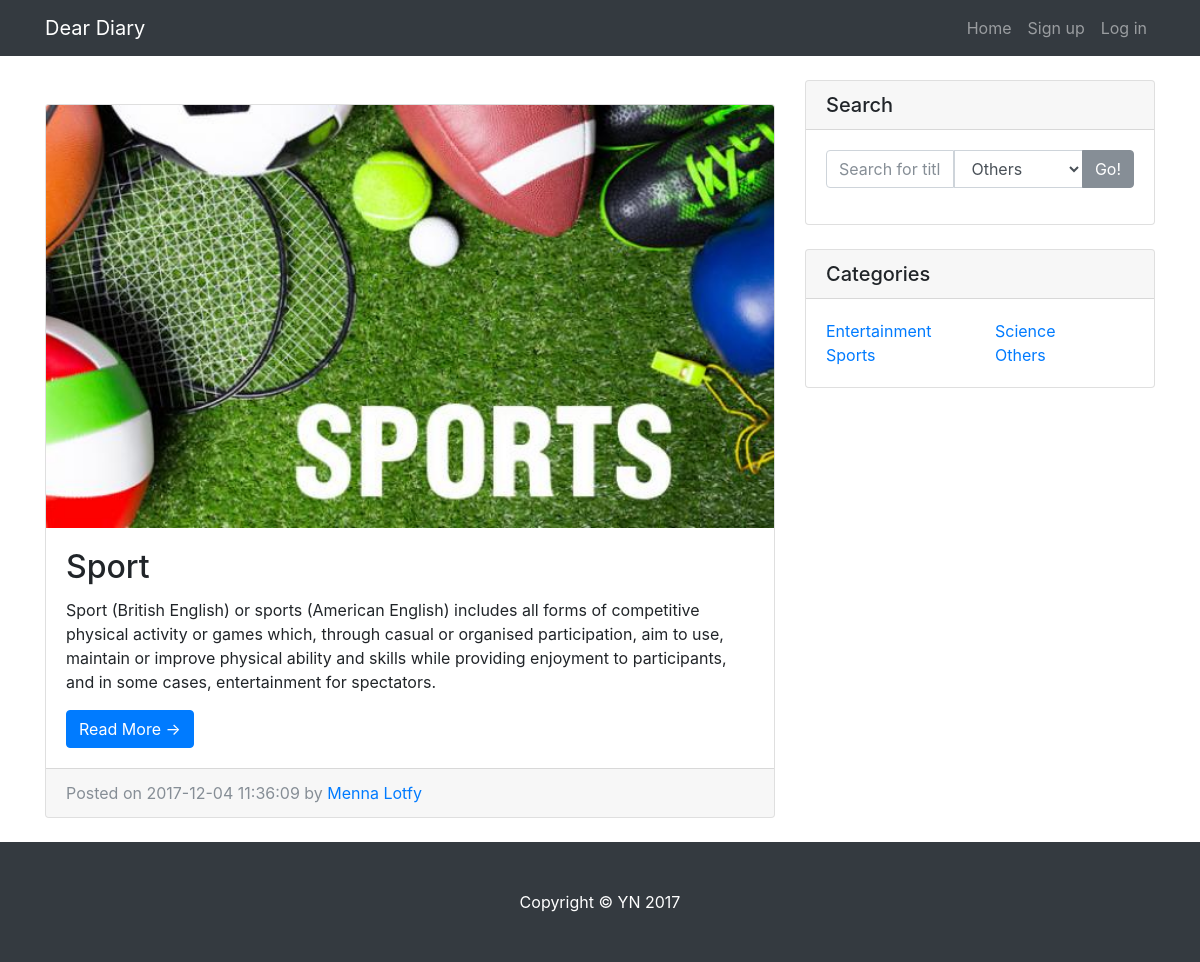
/blog/sports.php, run on the app's committed database.
### tables this page shows
CREATE TABLE `post` (
  `ID` int(11) NOT NULL,
  `Title` varchar(255) NOT NULL,
  `Date_Time` datetime NOT NULL,
  `Image` varchar(255) DEFAULT NULL,
  `Post` text,
  `Category` varchar(50) NOT NULL,
  `Total_Rates` int(11) DEFAULT NULL,
  `Raters_Number` int(11) DEFAULT NULL,
  `User_ID` int(11) NOT NULL
);

CREATE TABLE `user` (
  `ID` int(11) NOT NULL,
  `Fname` varchar(50) NOT NULL,
  `Lname` varchar(50) DEFAULT NULL,
  `Password` varchar(100) NOT NULL,
  `Email` varchar(100) NOT NULL
);

### blog/assets/classes/post.php (called while the page is built, shortened)
<?php
class post
{
 private $connection;
    function __construct ($c){
        $this->connection=$c;
    }
    public function getSportsPosts(){
        $query = " SELECT * FROM post ".
            "WHERE Category= 'sports'";
        $result = mysqli_query($this->connection , $query);
        if(!$result){
          return -1;
        }
        else{
            return $result;
        }
    }
}
?>

### blog/assets/classes/user.php (called while the page is built, shortened)
<?php
class user
{
 private $connection;
    function __construct ($c){
        $this->connection=$c;
    }
    public function getUserInfo($id){
        $query="select * from user where ID= '{$id}' ";
        $result=mysqli_query($this->connection , $query);
        if(!$result){
            return -1;
        }
        else{
            return $result;
        }
    }
}

### blog/sports.php (the view, shortened to what this page needs)
<?php
require_once ("assets/layouts/header.php");
require_once("assets/db_connection.php");
require_once ("assets/classes/post.php");
require_once ("assets/classes/user.php");
$post=new post($connection);
$result=$post->getSportsPosts();
$user=new user($connection);
?>
    <div class="container">
      <div class="row">
        <div class="col-md-8">
          <br><br>
         <?php
            if($result == false) {
                trigger_error("Query result returns -1");
            }else{
            while ($data=mysqli_fetch_assoc($result)){
        ?>
          <div class="card mb-4">
            <img class="card-img-top" src="<?php echo $data["Image"]; ?>" alt="Card image cap">
            <div class="card-body">
              <h2 class="card-title"><?php echo ucfirst($data["Title"]); ?></h2>
              <p class="card-text"><?php echo $data["Post"]; ?></p>
               <?php $link = "post.php?id=";?>
              <a href="<?php echo $link.$data["ID"]; ?>" class="btn btn-primary">Read More &rarr;</a>
            </div>
            <div class="card-footer text-muted">
              Posted on <?php echo $data["Date_Time"]; ?> by
              <?php
                $userlink = "profile.php?user=";
                $result2=$user->getUserInfo($data["User_ID"]);
                if($result2 == false) {
                    trigger_error("Query result2 returns -1");
                } else{
                    $data2=mysqli_fetch_assoc($result2); }
                ?>
             <a href="<?php echo $userlink.$data["User_ID"]; ?>" style="text-transform: capitalize;"><?php
                if(!isset($_SESSION["id"])){
                    echo $data2["Fname"]." ".$data2["Lname"];
                }else{
                    if($_SESSION["id"] == $data["User_ID"]){
                        echo "Me";
                    }else{
                        echo $data2["Fname"]." ".$data2["Lname"];
                    }
                }
                  ?></a>
            </div>
          </div>
          <?php } } ?>
        </div>
        <div class="col-md-4">
          <?php
             require_once("assets/layouts/search.php");
            require_once("assets/layouts/categories.php");
         ?>
        </div>
      </div>
    </div>
<?php
require_once("assets/layouts/footer.php");
?>

### blog/css/blog-home.css (style rules this page uses)
body { padding-top: 54px; }
@media (min-width: 992px) { body { padding-top: 56px; } }

### data on the page
post: Image (picture), Title "Sport", Post "Sport (British English) or sports (American English) includes all forms of competitive physical activity or games which, through casual or organised participation, aim to use, maintain or improve physical ability and skills while providing enjoyment to participants, and in some cases, entertainment for spectators.", Date_Time "2017-12-04 11:36:09", User_ID.Fname "Menna", User_ID.Lname "Lotfy"

### other printed values
$pro "Sign up"
$parameter "Log in"
